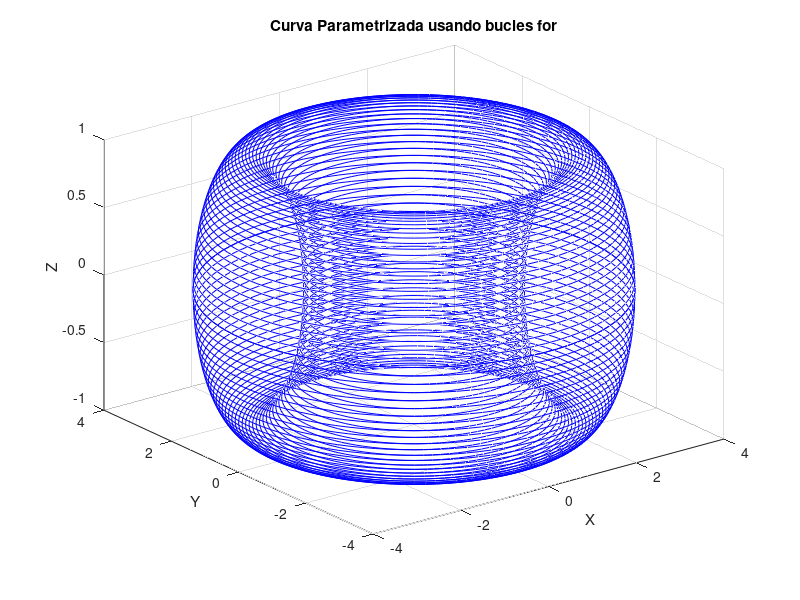

MATLAB code to generate this figure:
t = linspace(0, 2*pi, 100);
s = linspace(0, 2*pi, 100);

X = [];
Y = [];
Z = [];

for i = 1:length(t)
    for j = 1:length(s)
        X(i, j) = 3*cos(t(i)) + cos(t(i))*cos(s(j));
        Y(i, j) = 3*sin(t(i)) + sin(t(i))*cos(s(j));
        Z(i, j) = sin(s(j));
    end
end

figure;
plot3(X, Y, Z, 'b');
grid on;
xlabel('X');
ylabel('Y');
zlabel('Z');
title('Curva Parametrizada usando bucles for');
